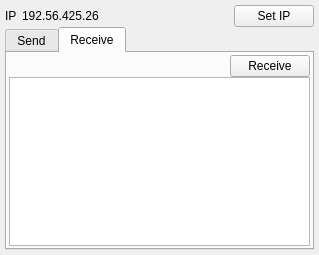
<?xml version="1.0" encoding="UTF-8"?>
<ui version="4.0">
 <class>TextSyncClass</class>
 <widget class="QMainWindow" name="TextSyncClass">
  <property name="geometry">
   <rect>
    <x>0</x>
    <y>0</y>
    <width>319</width>
    <height>255</height>
   </rect>
  </property>
  <property name="windowTitle">
   <string>TextSync</string>
  </property>
  <widget class="QWidget" name="centralWidget">
   <layout class="QGridLayout" name="gridLayout">
    <property name="leftMargin">
     <number>5</number>
    </property>
    <property name="topMargin">
     <number>5</number>
    </property>
    <property name="rightMargin">
     <number>5</number>
    </property>
    <property name="bottomMargin">
     <number>5</number>
    </property>
    <property name="spacing">
     <number>0</number>
    </property>
    <item row="0" column="0">
     <layout class="QHBoxLayout" name="horizontalLayout">
      <property name="spacing">
       <number>5</number>
      </property>
      <property name="topMargin">
       <number>0</number>
      </property>
      <item>
       <widget class="QLabel" name="label_2">
        <property name="text">
         <string>IP</string>
        </property>
       </widget>
      </item>
      <item>
       <widget class="QLabel" name="label_ip">
        <property name="text">
         <string>192.56.425.26</string>
        </property>
       </widget>
      </item>
      <item>
       <spacer name="horizontalSpacer">
        <property name="orientation">
         <enum>Qt::Horizontal</enum>
        </property>
        <property name="sizeHint" stdset="0">
         <size>
          <width>40</width>
          <height>20</height>
         </size>
        </property>
       </spacer>
      </item>
     </layout>
    </item>
    <item row="0" column="1">
     <widget class="QPushButton" name="button_set_ip">
      <property name="text">
       <string>Set IP</string>
      </property>
     </widget>
    </item>
    <item row="1" column="0" colspan="2">
     <widget class="QTabWidget" name="tabWidget">
      <property name="currentIndex">
       <number>1</number>
      </property>
      <widget class="QWidget" name="send_tab">
       <attribute name="title">
        <string>Send</string>
       </attribute>
       <layout class="QGridLayout" name="gridLayout_2">
        <property name="leftMargin">
         <number>2</number>
        </property>
        <property name="topMargin">
         <number>2</number>
        </property>
        <property name="rightMargin">
         <number>2</number>
        </property>
        <property name="bottomMargin">
         <number>2</number>
        </property>
        <property name="spacing">
         <number>0</number>
        </property>
        <item row="0" column="1">
         <spacer name="horizontalSpacer_2">
          <property name="orientation">
           <enum>Qt::Horizontal</enum>
          </property>
          <property name="sizeHint" stdset="0">
           <size>
            <width>40</width>
            <height>20</height>
           </size>
          </property>
         </spacer>
        </item>
        <item row="1" column="0" colspan="3">
         <widget class="QPlainTextEdit" name="plain_text_edit_send"/>
        </item>
        <item row="0" column="2">
         <widget class="QPushButton" name="button_send">
          <property name="text">
           <string>Send</string>
          </property>
         </widget>
        </item>
       </layout>
      </widget>
      <widget class="QWidget" name="receive_tab">
       <attribute name="title">
        <string>Receive</string>
       </attribute>
       <layout class="QGridLayout" name="gridLayout_3">
        <property name="leftMargin">
         <number>2</number>
        </property>
        <property name="topMargin">
         <number>2</number>
        </property>
        <property name="rightMargin">
         <number>2</number>
        </property>
        <property name="bottomMargin">
         <number>2</number>
        </property>
        <property name="spacing">
         <number>0</number>
        </property>
        <item row="0" column="0">
         <spacer name="horizontalSpacer_3">
          <property name="orientation">
           <enum>Qt::Horizontal</enum>
          </property>
          <property name="sizeHint" stdset="0">
           <size>
            <width>40</width>
            <height>20</height>
           </size>
          </property>
         </spacer>
        </item>
        <item row="0" column="1">
         <widget class="QPushButton" name="button_receive">
          <property name="text">
           <string>Receive</string>
          </property>
         </widget>
        </item>
        <item row="1" column="0" colspan="4">
         <widget class="QPlainTextEdit" name="plain_text_edit_receive"/>
        </item>
       </layout>
      </widget>
     </widget>
    </item>
   </layout>
  </widget>
 </widget>
 <layoutdefault spacing="6" margin="11"/>
 <resources/>
 <connections/>
</ui>
